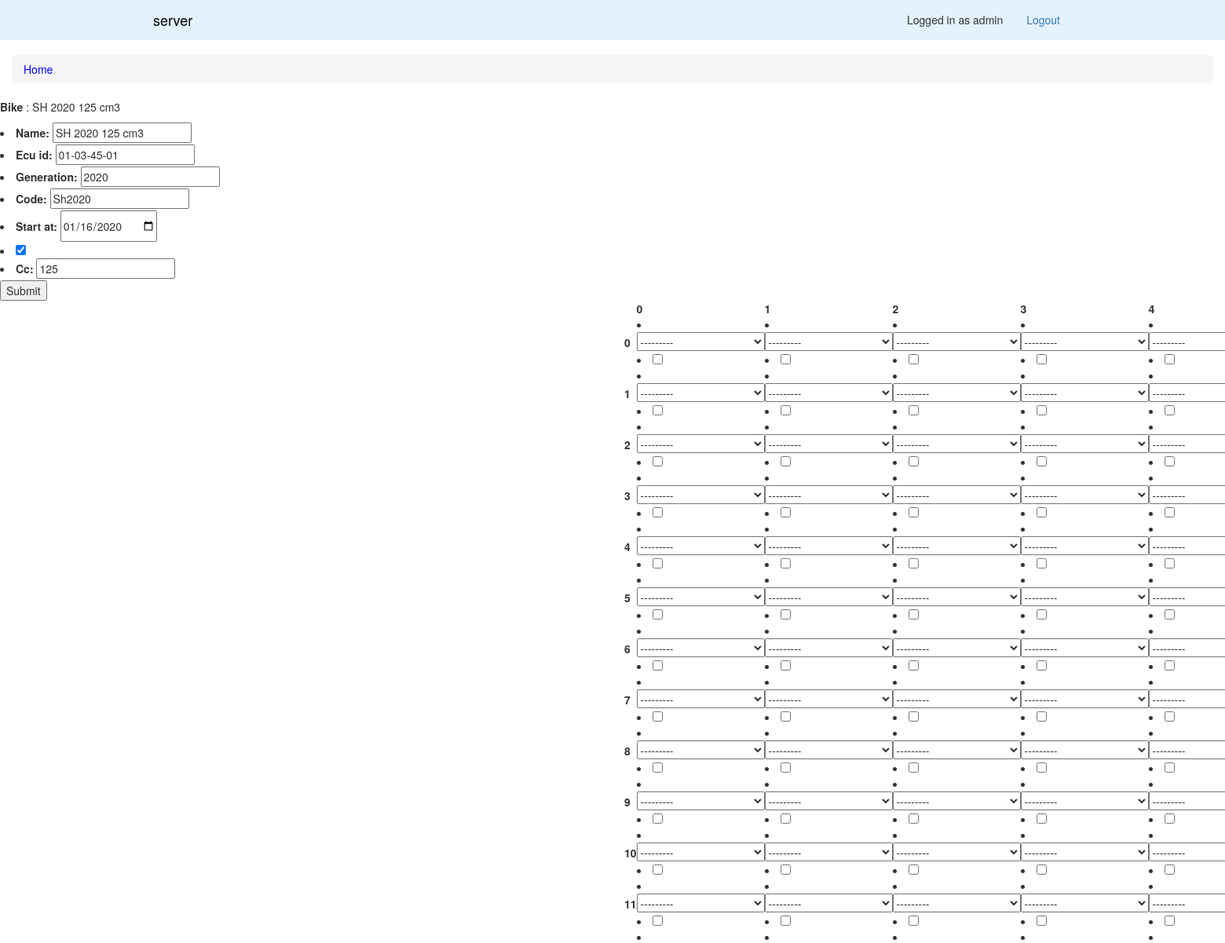
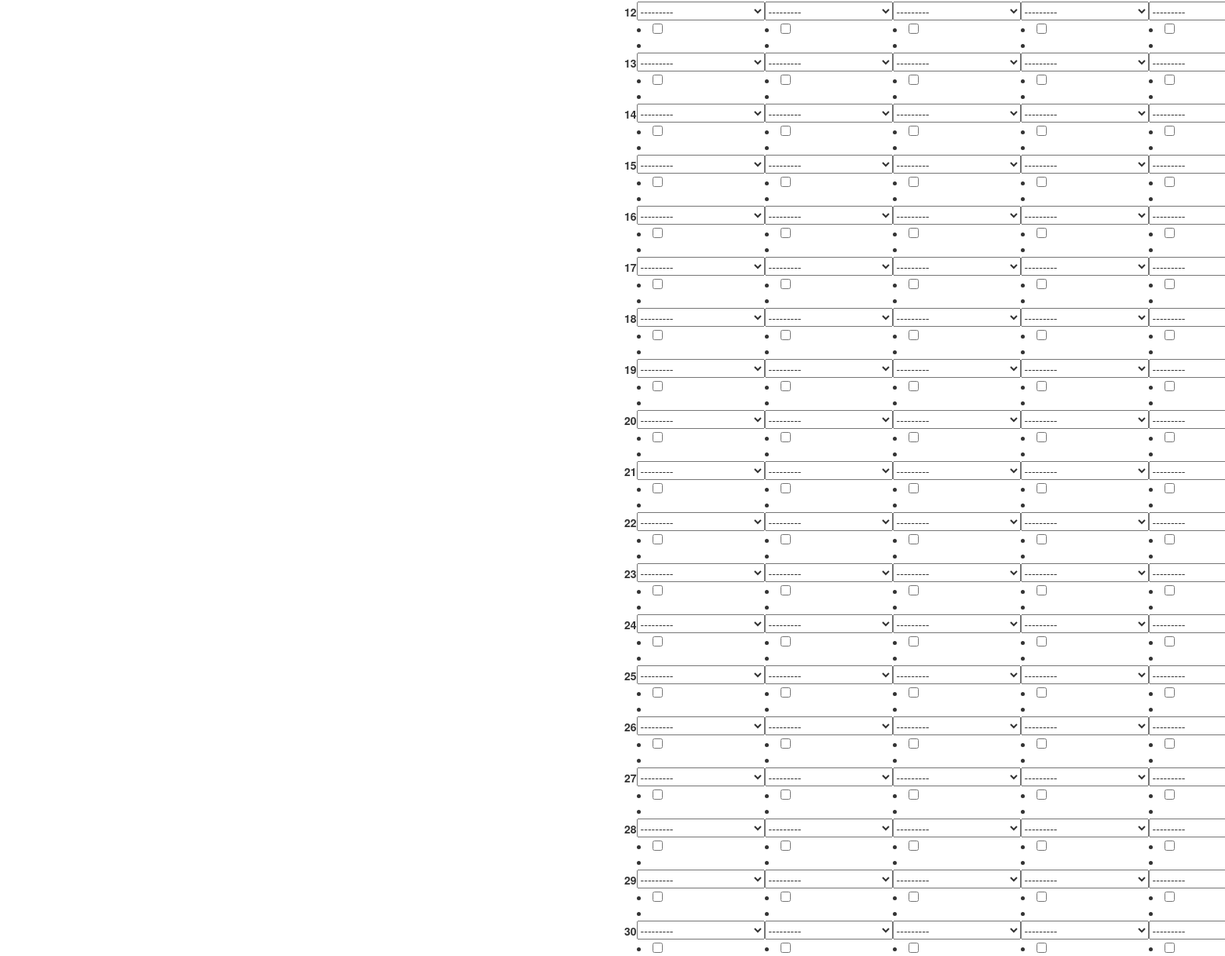
The page /bike-edit/6/ (signed in) on the database its author committed (2 pictures, top to bottom).
### firmware/models/Bike.py (models this page shows)
class Bike(models.Model):
    name = models.CharField(max_length=200, unique=True)
    ecu_id = models.CharField(max_length=20, unique=True, null=True, blank=True)
    generation = models.IntegerField()
    code = models.CharField(max_length=20)
    start_at = models.DateField()
    is_used = models.BooleanField(default=False)
    cc = models.IntegerField()

### firmware/views/BikeEditView.py (the view, shortened to what this page needs)
# urls.py: url(r'^bike-edit/(?P<pk>\d+)/$', BikeEditView.as_view(), name='bike-edit'),
class BikeEditView(View):
    template_name = 'firmware/bike.html'
    def get_parameter(self, bike_id, row, column):
        try:
            item = BikeParameter.objects.get(bike_id=bike_id, row=row, column=column)
        except BikeParameter.DoesNotExist:
            return '-', False
        else:
            parameter = Parameter.objects.get(pk=item.parameter_id)
            return parameter.id, item.is_used
    def get_bike_parameters(self, pk):
        bpes = BikeParameterExpression.objects.filter(bike_id=pk).all()
        forms = []
        return forms
    def get_bike_edit_form(self, pk):
        bike = Bike.objects.get(pk=pk)
        initial = {
            'action': 'bike_edit',
            'pk': pk,
            'name': bike.name,
            'ecu_id': bike.ecu_id,
            'generation': bike.generation,
            'code': bike.code,
            'start_at': bike.start_at,
            'is_used': bike.is_used,
            'cc': bike.cc
        }
        return BikeEditForm(initial=initial)
    def get_bike(self, pk):
        bike = Bike.objects.get(pk=pk)
        Forms = []
        for row in range(6):
            forms = []
            for column in range(31):
                choice, is_used = self.get_parameter(pk, row, column)
                initial = {
                    'choice': choice,
                    'row': row,
                    'column': column,
                    'action': 'select_parameter',
                    'is_used': is_used
                }
                form = SelectParameterForm(initial=initial)
                forms.append(form)
            Forms.append(forms)
        bike_data = {
            'bike': bike,
            'row': range(6),
            'column': range(31),
            'Forms': Forms,
            'bike_parameter_forms': self.get_bike_parameters(pk),
            'bike_edit_form': self.get_bike_edit_form(pk)
        }
        return bike_data
    def get(self, request, pk):
        bike_data = self.get_bike(pk)
        context = {'bike': bike_data}
        return TemplateResponse(request, self.template_name, context)

### firmware/context_processors.py (called while the page is built)
def is_moderator(request):
    return request.user.groups.filter(name='moderator').exists()

def user(request):
    return {
        'user': request.user,
        'moderator': is_moderator(request)
    }

### firmware/forms/SelectParameterForm.py (called while the page is built)
    def label_from_instance(self, obj):
        return obj.name

### firmware/templatetags/index.py (called while the page is built)
@register.filter
def index(indexable, i):
    return indexable[i]

### templates/firmware/bike.html (shortened to what this page needs)
{% extends 'includes/layout.html' %}
{% load index %}
{% load static %}
{% load humanize %}
{% load mathfilters %}
{% block content %}
    {% if bike %}
        <div class="row">
            <p> <strong> Bike </strong>: {{bike.bike.name}} </p>
            <form enctype='multipart/form-data' method='post'>{% csrf_token %}
                {{ bike.bike_edit_form.as_ul }}
                <button type='submit'> Submit </button>
            </form>
        </div>
        <div class="row">
            <div class="col-md-12">
                <div class="row">
                    <div class="col-md-6">
                    </div>
                    <div class="col-md-6">
                        <table style="width:100%">
                            <th></th>
                            {% for r in bike.row %}
                                <th>{{r}}</th>
                            {% endfor %}
                            {% for c in bike.column %}
                                <tr>
                                    <th>{{c}}</th>
                                    {% for r in bike.row %}
                                        <form enctype='multipart/form-data' method='post'>{% csrf_token %}
                                        {% with bike.Forms|index:r|index:c as form %}
                                        <td>{{ form.as_ul }}</td>
                                        {% endwith %}
                                        </form>
                                    {% endfor %}
                                </tr>
                            {% endfor %}
                        </table>
                    </div>
                </div>
            </div>
        </div>
    {% endif %}
{% endblock %}

### templates/includes/nav.html (shortened to what this page needs)
{% load static %}
<nav class="navbar navbar-light navbar-fixed-top" style="background-color: #e3f2fd;" role="navigation">
    <div class="container">
        <div class="navbar-header">
            <a class="navbar-brand" href="{% url 'firmware:index' %}" style="color: #000;">server</a>
        </div>
        <div class="collapse navbar-collapse" id="bs-example-navbar-collapse-1">
            <div class="collapse navbar-collapse">
                <ul class="nav navbar-nav" style="float: right;">
                    {% if user.is_authenticated %}
                        <li class="navbar-text navbar-left">Logged in as
                        {{ user.username }}</li>
                        <li>
                            <a href="{% url 'firmware:logout' %}">Logout</a>
                        </li>
                    {% endif %}
                </ul>
            </div>
        </div>
    </div>
</nav>

### static/css/shop-homepage.css (style rules this page uses)
body { padding-top: 70px; }
.container { padding-right: 0; padding-left: 0; margin-right: auto; margin-left: auto; }

### rows shown on the page
Bike: bike.name "SH 2020 125 cm3", name "SH 2020 125 cm3", ecu_id "01-03-45-01", generation "2020", code "Sh2020", start_at "01/16/2020", is_used "☑", cc "125"

### other values the page prints
{{ user.username }} "admin"
{{ r }} "0" "1" "2" "3" "4"
{{ c }} "0" "1" "2" "3" "4" "5" "6" "7" "8" "9" "10" "11" "12" "13" "14" "15" "16" "17" "18" "19" "20" "21" "22" "23" "24"
